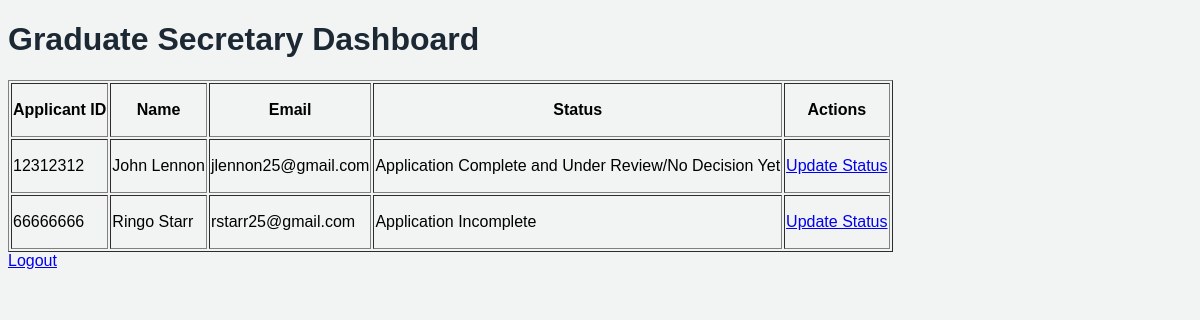
Page /gs/dashboard (signed in) on the committed database.
### tables this page shows
CREATE TABLE Applicants (
    app_id varchar(8) not null,
    ssn varchar(15) not null,
    degree_sought varchar(50) not null,
    admission_term varchar(50) not null,
    admission_year INTEGER not null, 
    gre_verbal INTEGER, 
    gre_quantitative INTEGER, 
    gre_subject INTEGER, 
    work_experience varchar(50),
    transcript_received BOOLEAN default 0,
    application_status varchar(50) default 'Application Incomplete', 
    primary key (app_id),
    foreign key (app_id) references Users (user_id),
    foreign key (ssn) references PersonalInfo (ssn)
);

CREATE TABLE PersonalInfo (
    ssn varchar(15) not null,
    fname varchar(50) not null,
    lname varchar(50) not null,
    address varchar(50) not null,
    phone varchar(50) not null,
    email varchar(50) not null,
    primary key (ssn)
);

### main.py (the view)
@app.route('/gs/dashboard')
def gs_dashboard():
    if 'user_id' not in session:
        return redirect('/login')
    db = connect_db()
    applicants = db.execute('''
        SELECT a.app_id, pi.fname, pi.lname, pi.email, a.application_status
        FROM Applicants a
        JOIN PersonalInfo pi ON a.ssn = pi.ssn
    ''').fetchall()
    return render_template('gs_dashboard.html', applicants=applicants)

### main.py (called while the page is built)
def connect_db():
    connection = sqlite3.connect('apps.db')
    connection.row_factory = sqlite3.Row
    return connection

### templates/gs_dashboard.html (shortened to what this page needs)
<!DOCTYPE html>
<html lang="en">
<head>
  <link href="/static/style.css" rel="stylesheet" type="text/css" />
</head>
<body>
  <h1>Graduate Secretary Dashboard</h1>
  <table border="1">
    <tr>
      <th>Applicant ID</th>
      <th>Name</th>
      <th>Email</th>
      <th>Status</th>
      <th>Actions</th>
    </tr>
    {% for applicant in applicants %}
    <tr>
      <td>{{ applicant['app_id'] }}</td>
      <td>{{ applicant['fname'] }} {{ applicant['lname'] }}</td>
      <td>{{ applicant['email'] }}</td>
      <td>{{ applicant['application_status'] }}</td>
      <td><a href="/gs/update_status/{{ applicant['app_id'] }}">Update Status</a></td>
    </tr>
    {% endfor %}
  </table>
  <a href="/logout">Logout</a>
</body>
</html>

### static/style.css (style rules this page uses)
body { font-family:Arial, Helvetica, sans-serif; background-color: #f2f4f4; color: #000; align-items: center; }
h1 { color: #1c2833; }
th, td { height: 50px; }

### rows in the picture
Applicants: app_id "12312312", fname "John", lname "Lennon", email "jlennon25@gmail.com", application_status "Application Complete and Under Review/No Decision Yet"
Applicants: app_id "66666666", fname "Ringo", lname "Starr", email "rstarr25@gmail.com", application_status "Application Incomplete"
